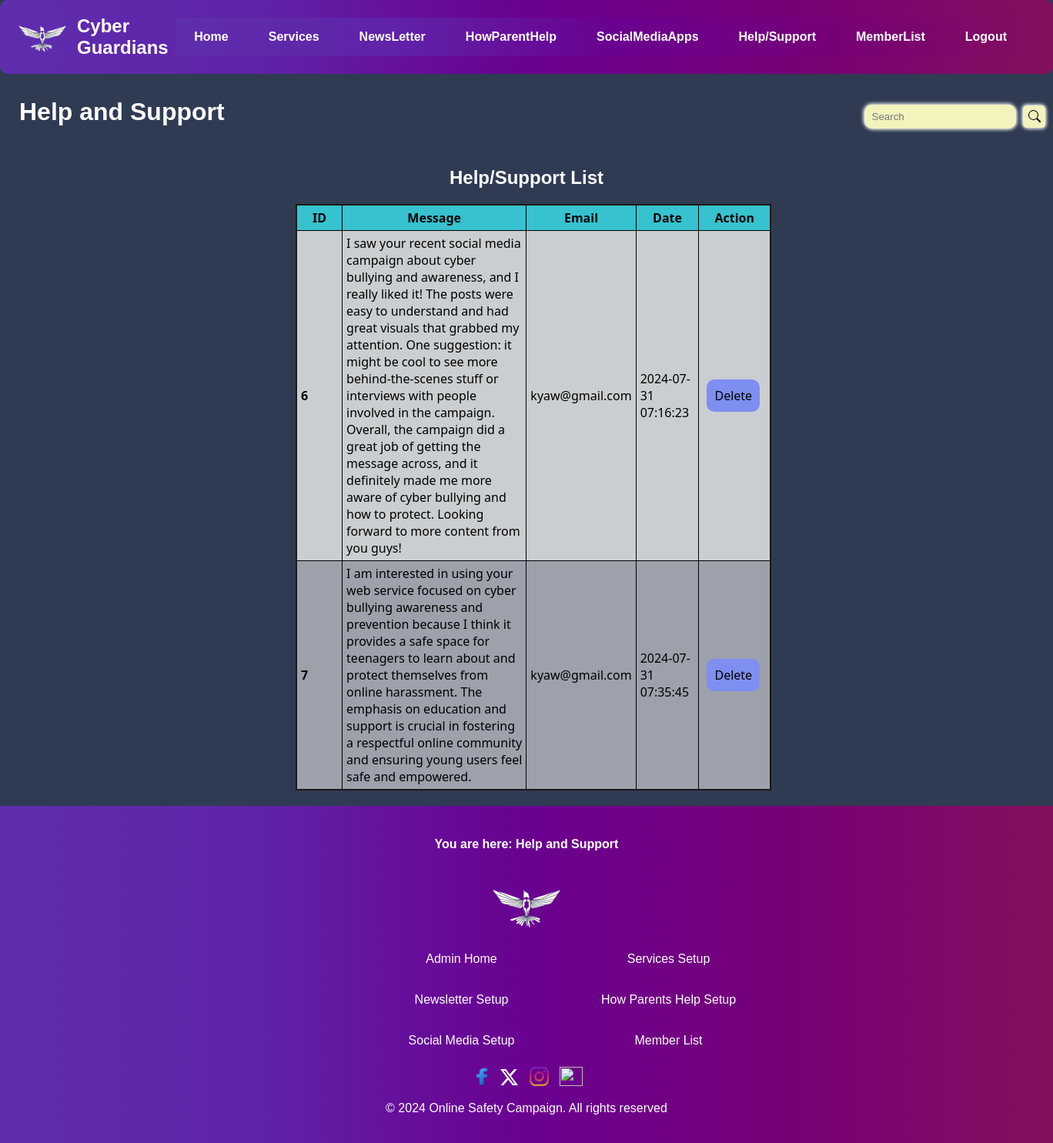
/contactList.php, run on the app's committed database.
### tables this page shows
CREATE TABLE `contactus` (
  `id` int(11) NOT NULL,
  `message` varchar(500) NOT NULL,
  `email` varchar(300) NOT NULL,
  `senddate` timestamp NOT NULL DEFAULT current_timestamp()
);

### contactList.php (the view, shortened to what this page needs)
<!DOCTYPE html>
<?php
include('dbconnect.php');
try {
  $sql1 = "SELECT * from contactus";
  $result = $conn->query($sql1);
  if (isset($_GET['deleteid'])) {
    $del = $_GET['deleteid'];
    $sql1 = "DELETE FROM contactus where id=$del";
    if ($conn->query($sql1)) {
      header("Location:contactList.php");
    }
  } else {
    $sql = "SELECT * FROM contactus";
    $result = $conn->query($sql);
  }
} catch (Exception $e) {
  $error = $e->getMessage();
}
?>
<html lang="en">
<head>
  <link rel="stylesheet" href="home.css">
</head>
<body>
  <nav>
    <img src="images/logo.png" alt="">
    <h1>Cyber Guardians</h1>
    <ul>
      <li class="link"><a href="adminhome.php">Home</a></li>
      <li class="link"><a href="servicesSetup.php">Services</a></li>
      <li class="link"><a href="newsletterSetup.php">NewsLetter</a></li>
      <li class="link"><a href="howparenthelpSetup.php">HowParentHelp</a></li>
      <li class="link"><a href="socialmediaappSetup.php">SocialMediaApps</a></li>
      <li class="link"><a href="contactList.php">Help/Support</a></li>
      <li class="link"><a href="MemberList.php">MemberList</a></li>
      <li class="link"><a href="logout.php">Logout</a></li>
    </ul>
  </nav>
  <header>
    <h1>Help and Support</h1>
    <div class="searchBox-admin">
      <form method="POST">
        <input name="search" class="searchInput" type="text" placeholder="Search">
        <button type="submit" class="searchButton" name="btnsearch">
          <i class="material-icons">
            <svg xmlns="http://www.w3.org/2000/svg" width="16" height="16" fill="currentColor" class="bi bi-search" viewBox="0 0 16 16">
              <path d="M11.742 10.344a6.5 6.5 0 1 0-1.397 1.398h-.001q.044.06.098.115l3.85 3.85a1 1 0 0 0 1.415-1.414l-3.85-3.85a1 1 0 0 0-.115-.1zM12 6.5a5.5 5.5 0 1 1-11 0 5.5 5.5 0 0 1 11 0" />
            </svg>
          </i>
        </button>
      </form>
    </div>
  </header>
  <main>
    <section id="contact">
      <?php
      if (isset($error)) {
        echo "<div> Error: $error</div>";
      } elseif ($result->num_rows > 0) {
      ?>
        <h2 class="heading">Help/Support List</h2>
        <table border="1" cellspacing="5" cellpadding="5px">
          <tr>
            <th>ID</th>
            <th>Message</th>
            <th>Email</th>
            <th>Date</th>
            <th>Action</th>
          </tr>
          <?php
          while ($row = $result->fetch_assoc()) {
          ?>
            <tr class="table-data">
              <td class="id"><?php echo $row['id']; ?></td>
              <td><?php echo $row['message']; ?></td>
              <td><?php echo $row['email']; ?></td>
              <td><?php echo $row['senddate']; ?></td>
              <td class="help-support"><a href="contactList.php?deleteid=<?php echo $row['id'] ?>">Delete</a></td>
            </tr>
          <?php
          }
          ?>
        </table>
      <?php
      } else {
        echo " There is no data";
      }
      ?>
    </section>
  </main>
  <footer>
    <h4>You are here: Help and Support</h4>
    <div class="footer">
      <div class="footer-logo">
        <img src="images/logo.png" alt="">
      </div>
      <div class="copyright">
        <p class="footer-text"><a href="adminhome.php">Admin Home</a></p>
        <p class="footer-text"><a href="servicesSetup.php">Services Setup</a></p>
        <p class="footer-text"><a href="newsletterSetup.php">Newsletter Setup</a></p>
        <p class="footer-text"><a href="howparenthelpSetup.php">How Parents Help Setup</a></p>
        <p class="footer-text"><a href="socialmediaappSetup.php">Social Media Setup</a></p>
        <p class="footer-text"><a href="memberList.php">Member List</a></p>
      </div>
      <div class="footer-content">
        <a href="https://www.facebook.com" style="color: white"><img src="images/facebook1.png" alt="" width="30px" height="25px"></a>
        <a href="https://www.twitter.com" style="color: white; margin-left: 5px"><svg xmlns="http://www.w3.org/2000/svg" width="23" height="23" fill="currentColor" class="bi bi-twitter-x" viewBox="0 0 16 16">
            <path d="M12.6.75h2.454l-5.36 6.142L16 15.25h-4.937l-3.867-5.07-4.425 5.07H.316l5.733-6.57L0 .75h5.063l3.495 4.633L12.601.75Zm-.86 13.028h1.36L4.323 2.145H2.865z" />
          </svg></a>
        <a href="https://www.instagram.com" style="color: white; margin-left: 10px"><img src="images/instagram.png" alt="" width="25px" height="25px"></a>
        <a href="https://www.youtube.com" style="color: white; margin-left: 10px"><img src="images/youtube.png" alt="" width="30px" height="25px"></a>
        <p class="mid-footer">&copy; 2024 Online Safety Campaign. All rights reserved</p>
      </div>
    </div>
  </footer>
</body>
</html>

### home.css (style rules this page uses)
* { cursor: url(https://cdn.custom-cursor.com/db/9387/32/among-us-minion-pointer.png), auto; }
body { font-family: "Arial", sans-serif; margin: 0; padding: 0; background-color: #2F3B52; color: rgb(255, 255, 255); }
header { text-align: left; padding: 10px; margin-left: 15px; }
nav { box-sizing: border-box; width: 100%; display: flex; justify-content: space-between; background: linear-gradient(90deg, #5e2ead 0%, #6022a9 25%, #6a0090 50%, #760077 75%, #84105d 100%); align-items: center; border-radius: 10px; position: sticky; top: 0; z-index: 1000; }
nav>h1 { color: white; margin-left: 10px; }
nav ul { list-style: none; padding: 16px; margin: 0; flex: 1; justify-content: center; }
nav li, nav li a { color: white; transition: 0ms; text-decoration: none; white-space: nowrap; font-weight: 700; }
nav li a { display: flex; align-items: center; height: 100%; width: 100%; }
nav li { padding-right: 36px; }
nav li::before { content: ""; width: 0; height: 0; border-left: 5px solid transparent; border-right: 5px solid transparent; border-top: 5px solid #ffa500; position: absolute; right: 8px; top: 50%; transform: translateY(-50%); }
nav .link::before { padding-right: 0; display: none; }
nav>ul { display: flex; height: var(--menu-height); align-items: center; background: linear-gradient(90deg, #5e2ead 0%, #6022a9 25%, #6a0090 50%, #760077 75%, #84105d 100%); }
nav>ul li { position: relative; margin: 0 8px; }
nav img { width: 70px; height: 70px; margin-left: 20px; }
main { width: 90%; margin: 0 auto; padding: 20px; min-height: 56.8dvh; }
.stay-safe-online>h2, p { text-align: center; width: 100%; }
#contact { max-width: 600px; margin: 0 auto; }
.searchBox-admin { display: flex; justify-content: flex-end; margin-top: -50px; }
.searchBox-admin input[type="text"] { padding: 8px 10px; outline: none; border: none; border-radius: 10px; background-color: rgb(243, 243, 190); box-shadow: 1px 1px 5px whitesmoke, -1px -1px 5px whitesmoke; margin-right: 5px; }
.searchBox-admin button { padding: 3px 3px 7px 5px; outline: none; border: none; border-radius: 5px; background-color: rgb(243, 243, 190); box-shadow: 1px 1px 5px whitesmoke, -1px -1px 5px whitesmoke; }
.searchBox-admin button svg { margin: 0 auto; margin: 3px 3px -3px 2px; }
#contact a { text-decoration: undernline; }
footer { background: linear-gradient(90deg, #5e2ead 0%, #6022a9 25%, #6a0090 50%, #760077 75%, #84105d 100%); text-align: center; padding: 20px; }
.footer-logo { width: 100px; height: 100px; margin: 0 auto; }
.footer-logo img { width: 100%; }
.copyright { width: 60%; margin: 0 auto; display: flex; flex-wrap: wrap; margin-left: 450px; }
.copyright p { text-align: center; }
.footer-text { width: 30%; flex-direction: column; margin: 10px 20px 25px 10px; }
.footer-text>a { text-decoration: none; color: white; position: relative; }
.footer-text>a::after { content: ''; position: absolute; width: 100%; height: 2px; bottom: 0; left: 0; background-color: beige; transform-origin: bottom right; transition: transform 0.5s ease-out; transform: scaleX(0); }
.mid-footer { text-align: center; }
table { border: 2px solid rgb(26, 24, 24); border-collapse:collapse; width: 103%; }
th { font-family: 'Segoe UI', Tahoma, Geneva, Verdana, sans-serif; background-color: #36C2CE; color: rgb(0, 0, 0); border: 1px solid rgb(0, 0, 0); padding: 5px 20px; }
td { font-family: 'Segoe UI', Tahoma, Geneva, Verdana, sans-serif; color: rgb(0, 0, 0); border: 1px solid rgb(0, 0, 0); }
.table-data { font-family: 'Times New Roman', Times, serif; background-color: #f0f0f08f; color: black; font-size: medium; text-align: left; }
.table-data:nth-child(even) { background-color: rgb(202, 206, 209); }
.id { font-weight: bold; }
.heading { text-align: center; }
.help-support a { margin: 0 auto; text-decoration: none; background-color:#7E8EF1 ; color: rgb(0, 0, 0); padding: 10px; border-radius: 10px; margin-left: 5px; }
.info-text h3, p { text-align: left; }

### data on the page
contactus: id "6", message "I saw your recent social media campaign about cyber bullying and awareness, and I really liked it! The posts were easy to understand and had great visuals that grabbed my attention. One suggestion: it might be cool to see more behind-the-scenes stuff or interviews with people involved in the campaign. Overall, the campaign did a great job of getting the message across, and it definitely made me more aware of cyber bullying and how to protect. Looking forward to more content from you guys!", email "kyaw@gmail.com", senddate "2024-07-31 07:16:23"
contactus: id "7", message "I am interested in using your web service focused on cyber bullying awareness and prevention because I think it provides a safe space for teenagers to learn about and protect themselves from online harassment. The emphasis on education and support is crucial in fostering a respectful online community and ensuring young users feel safe and empowered.", email "kyaw@gmail.com", senddate "2024-07-31 07:35:45"
